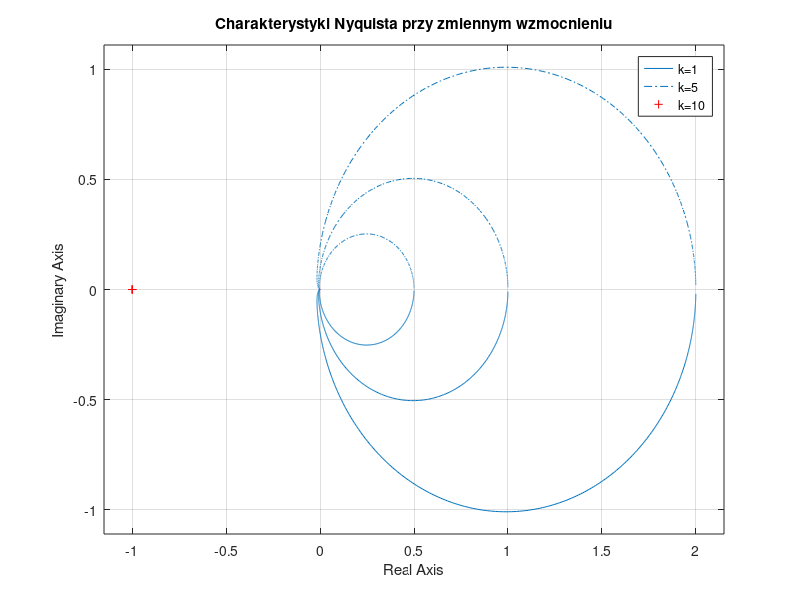
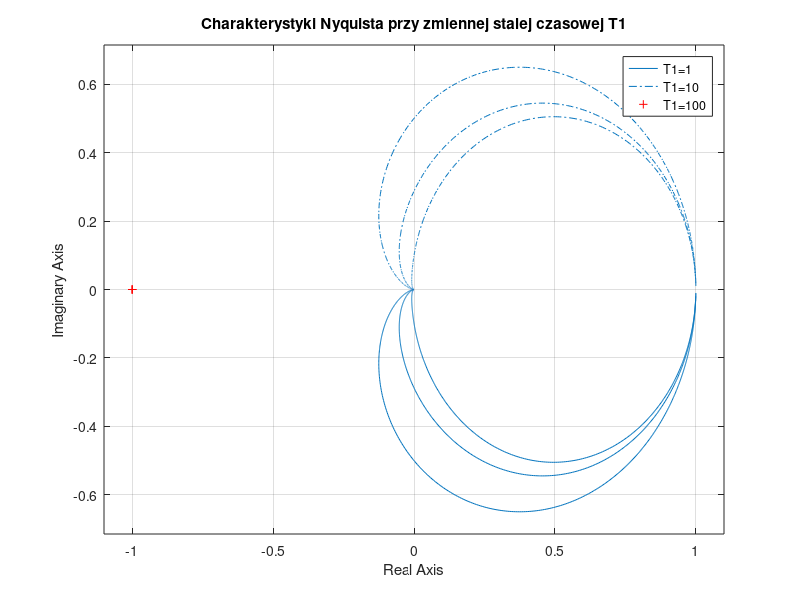
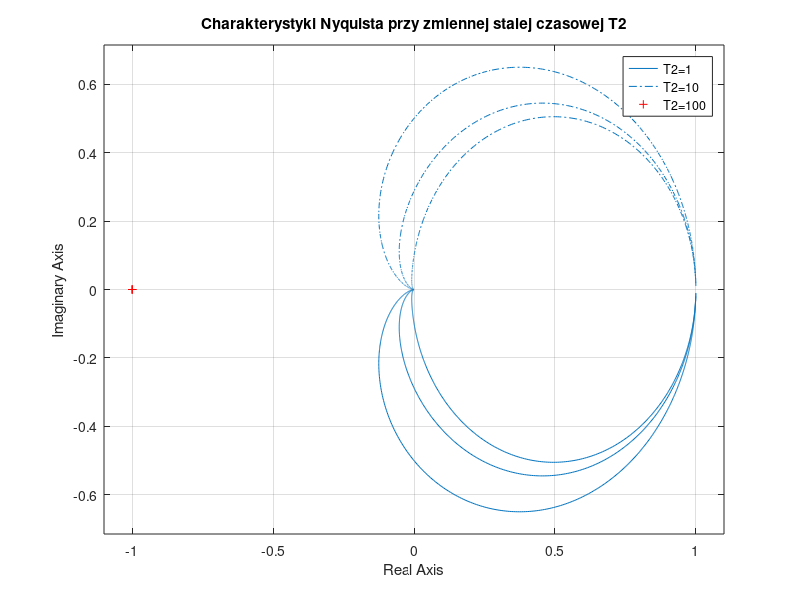
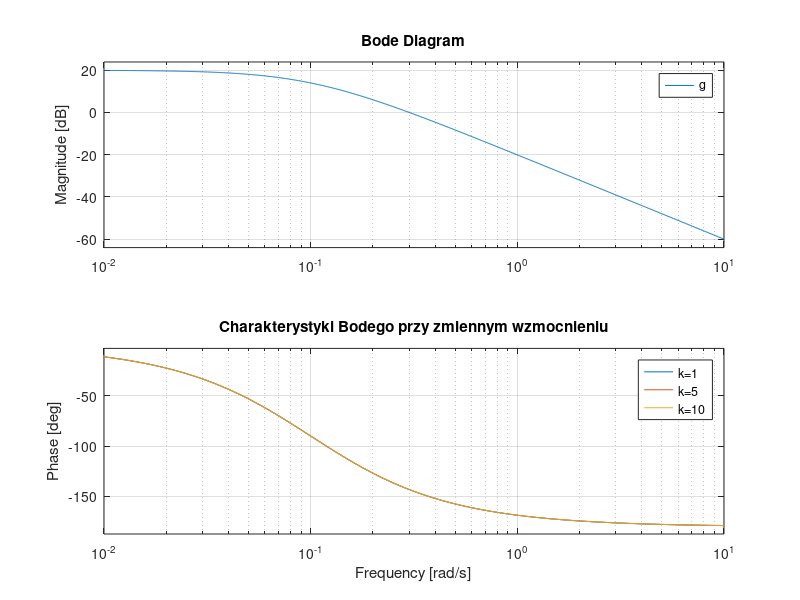

Reproduce these figures in MATLAB, in order.
close all; clear all;

% Obiekt inercyjny II rzedu
% ************************************************************************
% Charakterystyki Nyquista
% ************************************************************************
figure(1)
k=1;
T1=0.1;
T2=10;
g = tf([k], [T1*T2, T1 + T2,1] );
nyquist(g), hold on

k=0.5;
T1=0.1;
T2=10;
g = tf([k], [T1*T2, T1 + T2,1] );
nyquist(g)

k=2;
T1=0.1;
T2=10;
g = tf([k], [T1*T2, T1 + T2,1] );
nyquist(g)

grid on
title('Charakterystyki Nyquista przy zmiennym wzmocnieniu')
legend('k=1','k=5','k=10')
% ************************************************************************
figure(2)
k = 1; T1 = 1; T2 = 1;
g = tf([k], [T1*T2, T1 + T2,1] );
nyquist(g), hold on

k = 1; T1 = 10; T2 = 1;
g = tf([k], [T1*T2, T1 + T2,1] );
nyquist(g)

k = 1; T1 = 100; T2 = 1;
g = tf([k], [T1*T2, T1 + T2,1] );
nyquist(g)

grid on
title('Charakterystyki Nyquista przy zmiennej stalej czasowej T1')
legend('T1=1','T1=10','T1=100')
% ************************************************************************
figure(3)
k = 1; T1 = 1; T2 = 1;
g = tf([k], [T1*T2, T1 + T2,1] );
nyquist(g), hold on

k = 1; T1 = 1; T2 = 10;
g = tf([k], [T1*T2, T1 + T2,1] );
nyquist(g)

k = 1; T1 = 1; T2 = 100;
g = tf([k], [T1*T2, T1 + T2,1] );
nyquist(g)

grid on
title('Charakterystyki Nyquista przy zmiennej stalej czasowej T2')
legend('T2=1','T2=10','T2=100')
% ************************************************************************
% Charakterystyki Bodego
% ************************************************************************
figure(4)
k = 1; T1 = 10; T2 = 10;
g = tf([k], [T1*T2, T1 + T2,1] );
bode(g), hold on

k = 5; T1 = 10; T2 = 10;
g = tf([k], [T1*T2, T1 + T2,1] );
bode(g)

k = 10; T1 =10; T2 = 10;
g = tf([k], [T1*T2, T1 + T2,1] );
bode(g)

grid on
title('Charakterystyki Bodego przy zmiennym wzmocnieniu')
legend('k=1','k=5','k=10')
% ************************************************************************
figure(5)
k = 1; T1 = 10; T2 = 10;
g = tf([k], [T1*T2, T1 + T2,1] );
bode(g), hold on

k = 1; T1 = 20; T2 = 10;
g = tf([k], [T1*T2, T1 + T2,1] );
bode(g)

k = 1; T1 = 40; T2 = 10;
g = tf([k], [T1*T2, T1 + T2,1] );
bode(g)

grid on
title('Charakterystyki Bodego przy zmiennej stalej czasowej T1')
legend('T1=5','T1=20','T1=40')
% ************************************************************************
figure(6)
k = 1; T1 = 10; T2 = 10;
g = tf([k], [T1*T2, T1 + T2,1] );
bode(g), hold on

k = 1; T1 = 10; T2 = 20;
g = tf([k], [T1*T2, T1 + T2,1] );
bode(g)

k = 1; T1 = 10; T2 = 40;
g = tf([k], [T1*T2, T1 + T2,1] );
bode(g)

grid on
title('Charakterystyki Bodego przy zmiennej stalej czasowej T2')
legend('T2=10','T2=20','T2=40')